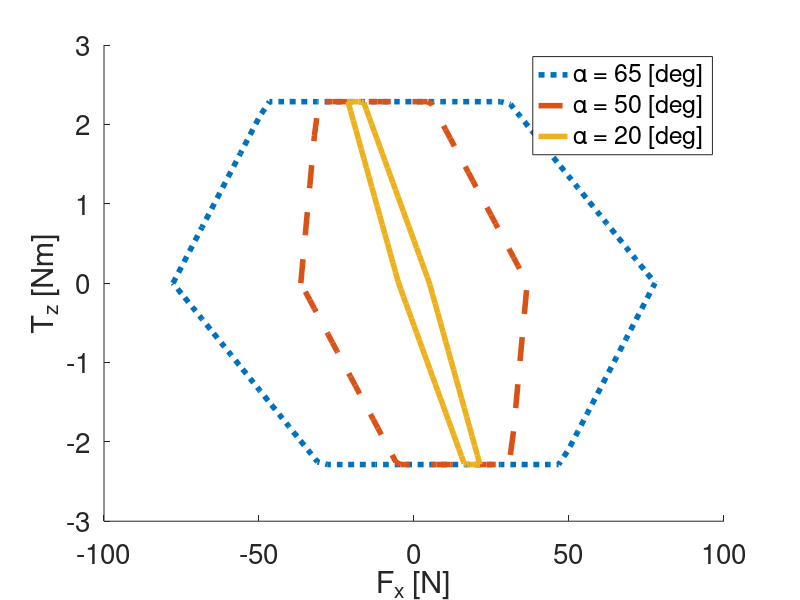

This figure's MATLAB source: (Note: this script raises an error after producing the figure.)
%% Look at how the 2D curve changes
% Visualize how the limit surface changes as we change our alpha parameter
% (how much the gripper engulfs the object) 

generateData = 0; % toggle whether we want to generate the data too 

if generateData
    
    defineParameters; 

    A20 = defineGeometry(20,r);
    A50 = defineGeometry(50,r);
    A65 = defineGeometry(65,r);
    A80 = defineGeometry(80,r);

    % [fx_max, tensions, components ] = cvxGripMaxFx( A, constraints);
    fy = 0; 

    [limit20, tensions20] = limitSurfaceMz2D(A20,constraints, fy);
    [limit50, tensions50] = limitSurfaceMz2D(A50,constraints, fy);
    [limit65, tensions50] = limitSurfaceMz2D(A65,constraints, fy);
    [limit80, tensions80] = limitSurfaceMz2D(A80,constraints, fy);

    save('varyingAlpha_Sept8','limit20','limit50','limit65','limit20')
else
    
    load('varyingAlpha_Sept8')
    
end
%% Overlay plots 
figure; set(gca,'fontsize',20); hold on; 
%plot(limit80(:,1),limit80(:,3),'*')
plot(limit65(:,1),limit65(:,3),':','LineWidth',4)
plot(limit50(:,1),limit50(:,3),'--','LineWidth',4)
plot(limit20(:,1),limit20(:,3),'-','LineWidth',4)

%title('Varying \alpha (assuming F_y = 0)')
xlabel('F_x [N]')
ylabel('T_z [Nm]')
legend('\alpha = 65 [deg]', '\alpha = 50 [deg]', '\alpha = 20 [deg]')

fig = gcf;
fig.PaperPositionMode = 'auto'
fig_pos = fig.PaperPosition;
fig.PaperSize = [fig_pos(3) fig_pos(4)];

addpath('functionsCvx','functionsHelper','dataGenerated')
print(fig,'varyingAlpha','-dpdf')



%% Looking at how alpha varies largest Fx you can achieve... 
% % Note this is still assuming Fy is positive
% 
% alphas = 0:80';
% r = 9/2*0.0254; % Distance from object COM to object surface
% maxFx = zeros(size(alphas));
% 
% constraints = [20 20 100000000000 100000000000]';
% nAlpha = numel(alphas);
% for ii = 1:nAlpha
%     disp(['Trial ' num2str(ii) ' of ' num2str(nAlpha)]); 
%     A20 = defineGeometry(alphas(ii),r);
%     [ fx, tensions, components ] = cvxGripMaxFx( A20, constraints);
%     maxFx(ii) = fx; 
% end
% 
% figure; set(gca,'fontsize',16); hold on; 
% plot(alphas,maxFx,'Linewidth',3')
% title('Net Achievable Accelerations on Object')
% ylabel('Max F_x [N]')
% xlabel('\alpha [deg]')